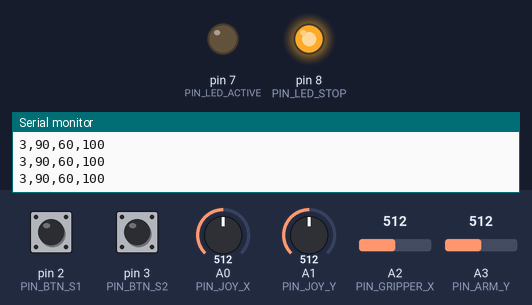
Simulated run of this sketch. Board: Arduino Uno, built with avr-gcc and run on an emulated ATmega328P. Shown: output pins drawn as LEDs (lit = HIGH), the last lines printed to the serial monitor. The inputs (shaded band) are chosen by the test bench; at power-on: A0 (PIN_JOY_X) = 512, pin 2 (PIN_BTN_S1) HIGH, pin 3 (PIN_BTN_S2) HIGH, A1 (PIN_JOY_Y) = 512, A2 (PIN_GRIPPER_X) = 512, A3 (PIN_ARM_Y) = 512.

Above: at 1.4 s.
1.5 s: A0 (PIN_JOY_X) set to 673
3.0 s: A0 (PIN_JOY_X) set to 699
At 4.2 s:
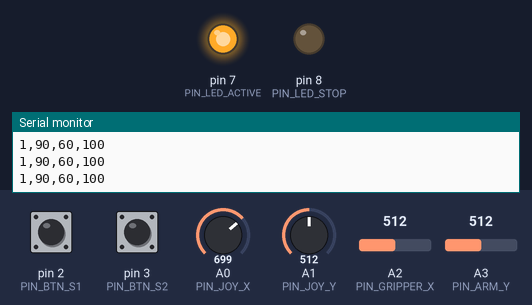
4.5 s: A0 (PIN_JOY_X) set to 670
At 5.6 s:
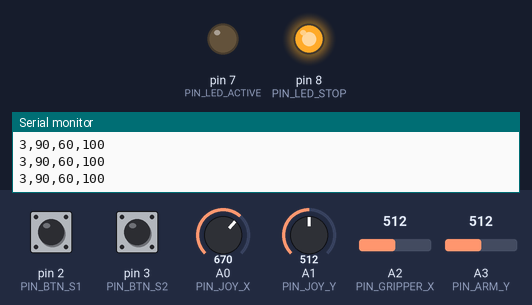
6.0 s: A0 (PIN_JOY_X) set to 690
At 6.7 s:
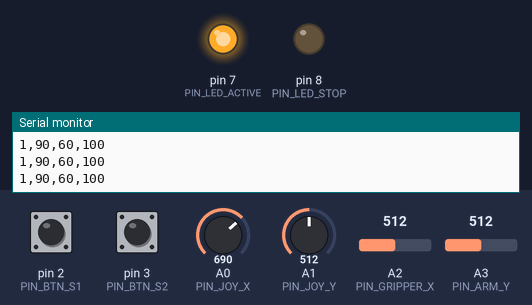
Timing chart, 0 to 8.5 s (numbered marks = the images above; inputs shaded):
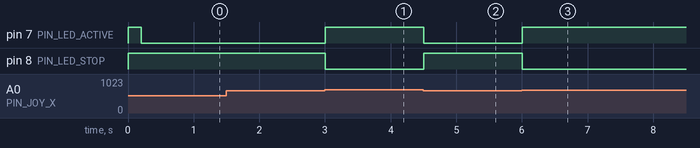

Measured:
- the behaviour switches between 680 and 681 on A0 (PIN_JOY_X) (found by bisection; images 0 and 1)
- after the input at 3.0 s, pin 7 (PIN_LED_ACTIVE): LOW → HIGH at once; pin 8 (PIN_LED_STOP): HIGH → LOW at once
- after the input at 4.5 s, pin 7 (PIN_LED_ACTIVE): HIGH → LOW at once; pin 8 (PIN_LED_STOP): LOW → HIGH at once
- after the input at 6.0 s, pin 7 (PIN_LED_ACTIVE): LOW → HIGH at once; pin 8 (PIN_LED_STOP): HIGH → LOW at once

The sketch:

master.ino
```cpp
/*
 * Birdmen remote master, rebuilt from the original master.abp logic.
 *
 * Communication follows the source project:
 *   Serial.println("drive,arm,gripper,aux")
 *
 * The first field is still the original 1~5 drive command, so the receiver can
 * stay backward-compatible with old single-number commands.
 *
 * The wireless module is treated as a serial transparent-transmission module:
 *   Basra TX(D1) -> wireless RX
 *   Basra RX(D0) -> wireless TX
 *   GND          -> GND
 *   VCC          -> module VCC
 *
 * Because D0/D1 are used by Serial, unplug the wireless module when uploading
 * if the IDE reports "programmer is not responding" or "not in sync".
 */

#define PIN_JOY_X        A0
#define PIN_JOY_Y        A1
#define PIN_ARM_Y        A3    // 右摇杆 Y → 机械臂
#define PIN_GRIPPER_X    A2    // 右摇杆 X → 夹爪
#define PIN_BTN_S1       2
#define PIN_BTN_S2       3
#define PIN_LED_ACTIVE   7
#define PIN_LED_STOP     8

#define SERIAL_BAUD      9600
#define SEND_INTERVAL_MS 50

// Keep the thresholds close to the original ArduBlock map(0~1024 -> 0~3)
// behavior, but add a center stop zone so the car does not drift.
#define LOW_ZONE_MAX     340
#define HIGH_ZONE_MIN    680

#define CMD_FORWARD      1
#define CMD_BACKWARD     2
#define CMD_STOP         3
#define CMD_LEFT         4
#define CMD_RIGHT        5

#define ARM_CENTER       90
#define ARM_MIN_ANGLE    45
#define ARM_MAX_ANGLE    135
#define ARM_DEADZONE     80
#define ARM_STEP         2              // 每次增量角度
#define ARM_STEP_INTERVAL_MS 30        // 增量间隔(ms)，越小越快

#define GRIPPER_CLOSE    0
#define GRIPPER_OPEN     120
#define GRIPPER_HOME     60             // 初始中间位置
#define GRIPPER_DEADZONE 60
#define GRIPPER_STEP     2              // 每次增量角度
#define GRIPPER_STEP_INTERVAL_MS 30    // 增量间隔(ms)

#define AUX_HOME         100
#define AUX_MIN_ANGLE    0
#define AUX_MAX_ANGLE    180
#define AUX_STEP         10
#define AUX_STEP_INTERVAL_MS 150

static unsigned long lastSendMs = 0;
static unsigned long lastAuxStepMs = 0;
static unsigned long lastArmStepMs = 0;
static unsigned long lastGripperStepMs = 0;
static uint8_t heldArmAngle = ARM_CENTER;
static uint8_t heldGripperAngle = GRIPPER_HOME;
static uint8_t heldAuxAngle = AUX_HOME;
static bool lastS1Pressed = false;
static bool lastS2Pressed = false;

static uint8_t readCommandFromJoystick() {
  int x = analogRead(PIN_JOY_X);
  int y = analogRead(PIN_JOY_Y);

  if (x > HIGH_ZONE_MIN) {
    return CMD_FORWARD;
  }
  if (x < LOW_ZONE_MAX) {
    return CMD_BACKWARD;
  }
  if (y < LOW_ZONE_MAX) {
    return CMD_LEFT;
  }
  if (y > HIGH_ZONE_MIN) {
    return CMD_RIGHT;
  }
  return CMD_STOP;
}

static uint8_t readArmAngle() {
  int raw = analogRead(PIN_ARM_Y);
  int centered = raw - 512;

  // 处于死区，不动
  if (abs(centered) < ARM_DEADZONE) {
    return heldArmAngle;
  }

  unsigned long now = millis();
  if (now - lastArmStepMs < ARM_STEP_INTERVAL_MS) {
    return heldArmAngle;
  }
  lastArmStepMs = now;

  // 摇杆下压(值大) → 降臂(角度减小)
  // 摇杆上推(值小) → 抬臂(角度增大)
  if (centered > 0) {
    // 下推，降臂
    heldArmAngle = (uint8_t)constrain((int)heldArmAngle - ARM_STEP,
                                       ARM_MIN_ANGLE,
                                       ARM_MAX_ANGLE);
  } else {
    // 上推，抬臂
    heldArmAngle = (uint8_t)constrain((int)heldArmAngle + ARM_STEP,
                                       ARM_MIN_ANGLE,
                                       ARM_MAX_ANGLE);
  }
  return heldArmAngle;
}

static uint8_t readGripperAngle() {
  int raw = analogRead(PIN_GRIPPER_X);
  int centered = raw - 512;

  // 处于死区，不动
  if (abs(centered) < GRIPPER_DEADZONE) {
    return heldGripperAngle;
  }

  unsigned long now = millis();
  if (now - lastGripperStepMs < GRIPPER_STEP_INTERVAL_MS) {
    return heldGripperAngle;
  }
  lastGripperStepMs = now;

  // 摇杆右推(值大) → 闭合(角度减小)
  // 摇杆左推(值小) → 张开(角度增大)
  if (centered > 0) {
    // 右推，闭合
    heldGripperAngle = (uint8_t)constrain((int)heldGripperAngle - GRIPPER_STEP,
                                           GRIPPER_CLOSE,
                                           GRIPPER_OPEN);
  } else {
    // 左推，张开
    heldGripperAngle = (uint8_t)constrain((int)heldGripperAngle + GRIPPER_STEP,
                                           GRIPPER_CLOSE,
                                           GRIPPER_OPEN);
  }
  return heldGripperAngle;
}

static uint8_t readAuxAngle() {
  bool s1Pressed = digitalRead(PIN_BTN_S1) == LOW;
  bool s2Pressed = digitalRead(PIN_BTN_S2) == LOW;
  unsigned long now = millis();

  if (s1Pressed && !lastS1Pressed && !s2Pressed &&
      now - lastAuxStepMs >= AUX_STEP_INTERVAL_MS) {
    heldAuxAngle = (uint8_t)constrain((int)heldAuxAngle + AUX_STEP,
                                      AUX_MIN_ANGLE,
                                      AUX_MAX_ANGLE);
    lastAuxStepMs = now;
  }

  if (s2Pressed && !lastS2Pressed && !s1Pressed &&
      now - lastAuxStepMs >= AUX_STEP_INTERVAL_MS) {
    heldAuxAngle = (uint8_t)constrain((int)heldAuxAngle - AUX_STEP,
                                      AUX_MIN_ANGLE,
                                      AUX_MAX_ANGLE);
    lastAuxStepMs = now;
  }

  lastS1Pressed = s1Pressed;
  lastS2Pressed = s2Pressed;

  return heldAuxAngle;
}

static void sendControlFrame() {
  uint8_t cmd = readCommandFromJoystick();
  uint8_t armAngle = readArmAngle();
  uint8_t gripperAngle = readGripperAngle();
  uint8_t auxAngle = readAuxAngle();

  Serial.print(cmd);
  Serial.print(',');
  Serial.print(armAngle);
  Serial.print(',');
  Serial.print(gripperAngle);
  Serial.print(',');
  Serial.println(auxAngle);

  digitalWrite(PIN_LED_ACTIVE, auxAngle != AUX_HOME ? HIGH : (cmd != CMD_STOP ? HIGH : LOW));
  digitalWrite(PIN_LED_STOP, cmd == CMD_STOP ? HIGH : LOW);
}

void setup() {
  pinMode(PIN_BTN_S1, INPUT_PULLUP);
  pinMode(PIN_BTN_S2, INPUT_PULLUP);
  pinMode(PIN_LED_ACTIVE, OUTPUT);
  pinMode(PIN_LED_STOP, OUTPUT);

  Serial.begin(SERIAL_BAUD);

  digitalWrite(PIN_LED_ACTIVE, HIGH);
  digitalWrite(PIN_LED_STOP, HIGH);
  delay(200);
  digitalWrite(PIN_LED_ACTIVE, LOW);
  digitalWrite(PIN_LED_STOP, LOW);
}

void loop() {
  unsigned long now = millis();
  if (now - lastSendMs < SEND_INTERVAL_MS) {
    return;
  }
  lastSendMs = now;

  sendControlFrame();
}
```
